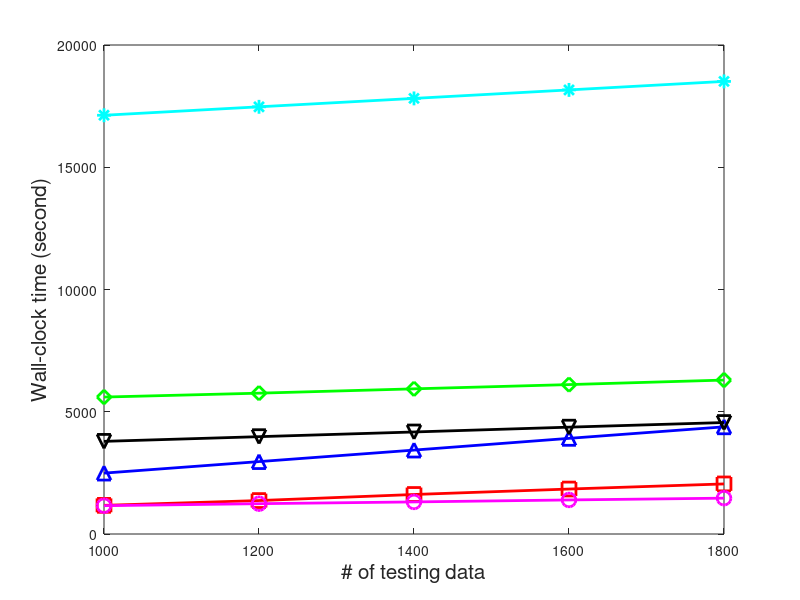

Recreate this plot in MATLAB. (Note: this script raises an error after producing the figure.)
X=[1000 1200 1400 1600 1800];
Y=[2373 2844 3315 3795 4266;
    1101 1297 1545 1768 1977;
    964 1156 1348 1545 1734;
    929 1088 1265 1439 1624;
    1729 2075 2419 2766 3114;
    403 485 557 638 711];
Z=[117;
71;
2825;
4672;
15397;
755];

Z=[Z Z Z Z Z];
Y=Y+Z;
% M=[X;X;X;X;X;X];
% Y=Y ./ M;

figure('units','normalized','position',[0.1,0.4,0.4,0.5]);
% grid on;
hold on;

plot(X,Y(1,:),'b^-','linewidth',2,'markersize',10);
plot(X,Y(2,:),'rs-','linewidth',2,'markersize',10);
plot(X,Y(3,:),'kv-','linewidth',2,'markersize',10);
plot(X,Y(4,:),'gd-','linewidth',2,'markersize',10);
plot(X,Y(5,:),'c*-','linewidth',2,'markersize',10);
plot(X,Y(6,:),'mo-','linewidth',2,'markersize',10);

set(gca,'XTickLabel',X);
% set(gca,'yscale','log');

box on;

set(gca,'YMinorTick','off');

xlabel('# of testing data','fontsize',15);
ylabel('Wall-clock time (second)','fontsize',15);

legend('MATAR','MATAR-fast','SVMSim','TagCombine','MLKNN','LDASim',2);

set(legend,'fontweight','bold');
